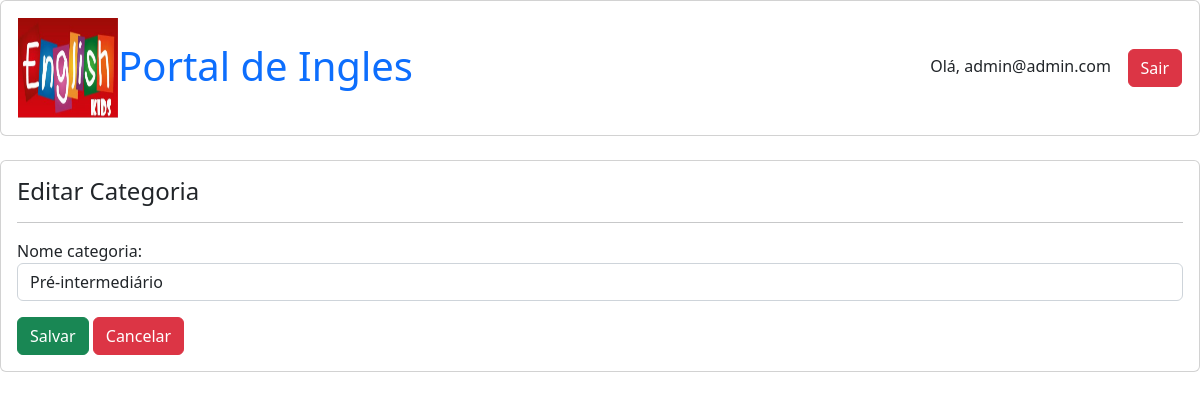
Page /categoria/edit/2 (signed in) on the committed database.
### portal/models.py (models this page shows, shortened)
class Usuario(AbstractUser):
    email = models.EmailField(unique=True, blank=False,
                              error_messages={
                                  'unique': "A user with that email already exists.",
                              })
    USERNAME_FIELD = "email"
    REQUIRED_FIELDS = []
    def get_full_name(self):
        return self.email
    objects = UserManager()

class Categoria(models.Model):
    nome_categoria = models.CharField(max_length=50)
    slug = models.SlugField(max_length=200, unique=True)

### portal/views.py (the view)
# urls.py: path('categoria/edit/<int:categoria_pk>', views.categoria_edit, name='categoria_edit'),
@staff_member_required(login_url='/login')
def categoria_edit(request,categoria_pk):
    categoria = Categoria.objects.get(pk=categoria_pk)
    form = CategoriaForm(request.POST or None, instance=categoria)
    if request.POST:
        if form.is_valid():
            form.save()
            return redirect ('categoria')
    context = {
        'categoria': categoria.id,
        'form': form,
    }
    return render(request, 'categoria_edit.html', context)

### portal/forms.py
class CategoriaForm(forms.ModelForm):
    class Meta:
        model = Categoria
        fields = ('nome_categoria',)
        widgets = {
            'nome_categoria' : forms.TextInput(attrs={'class':'form-control','autofocus':''})
        }

### portal/templates/categoria_edit.html (shortened to what this page needs)
{% extends 'base.html' %}
{% block content %}
    <div class="card">
        <div class="card-body">
            <h4>Editar Categoria</h4>
            <hr>
            <form action="{% url 'categoria_edit' categoria %}" method="post">
                {{ form.as_p }}
                <button class="btn btn-success" type="submit">Salvar</button>
                <a href="{% url 'categoria' %}" class="btn btn-danger">Cancelar</a>
            </form>
        </div>
    </div>
{% endblock %}

### portal/templates/base.html (shortened to what this page needs)
<!DOCTYPE html>
<html lang="pt-br">
<head>
    <link rel="stylesheet" href="https://cdn.jsdelivr.net/npm/bootstrap@5.2.0/dist/css/bootstrap.min.css">
</head>
<body>
    <div class='card'>
        <div class='card-body'>
            <div class="box">
                <table width="100%">
                    <tr>
                        <td width="50%">
                            {% load static %}
                            <img src="{% static 'img/portal.png' %}" height="100px" width='100px' alt="LOGO" align="left">
                            &nbsp;<h1><a href="{% url 'home' %}" style="text-decoration:none">Portal de Ingles</a></h1>
                        </td>
                        <td width="50%" align="right">
                            {% if user.is_authenticated %}
                                Olá, {{user.get_full_name}} &nbsp;&nbsp;
                                <a class="btn btn-danger" href="{% url 'logout' %}" style="text-decoration:none">Sair</a>
                            {% else %}
                                <a href="{% url 'login' %}" style="text-decoration:none">Login</a> &nbsp;&nbsp;
                                &nbsp;&nbsp;| &nbsp;&nbsp;
                                <a href="{% url 'cadastro' %}" style="text-decoration:none">Cadastro</a> &nbsp;&nbsp;
                            {% endif %}
                        </td>
                    </tr>
                </table>
            </div>
        </div>
    </div>
    <br>
    {% block content %}
    {% endblock %}
</body>
</html>

### rows in the picture
Usuario: get_full_name "admin@admin.com"
Categoria: nome_categoria "Pré-intermediário"
